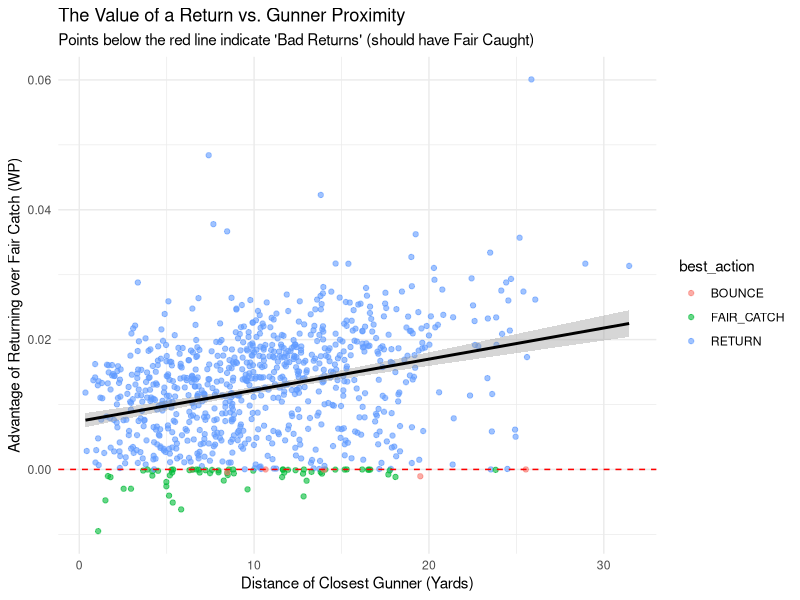

Recreate this plot in R.
library(tidyverse)

# Load the decision model results
results <- read_csv("Decision Model Analysis/punt_decision_expected_wp.csv")

# Overall Strategy Distribution
# How often does the model recommend each action?
strategy_summary <- results %>%
  count(best_action) %>%
  mutate(pct = n / sum(n) * 100)

print("Recommendation Distribution:")
print(strategy_summary)

# Decision Quality Metric
# Since these were all NON-Fair Catches, how often was that correct?
correct_decision_pct <- mean(results$best_action != "FAIR_CATCH") * 100
message(paste0("Decision Accuracy: ", round(correct_decision_pct, 1), 
               "% of these non-fair catches were mathematically sound."))


# Top 5 Smartest Return Teams
# (Highest average advantage gained over a fair catch)
team_rankings <- results %>%
  group_by(return_team) %>%
  summarise(
    plays = n(),
    avg_edge = mean(adv_return_vs_fc),
    total_wpa_added = sum(adv_return_vs_fc)
  ) %>%
  filter(plays > 5) %>% # Filter for sample size
  arrange(desc(avg_edge))

print("Top 5 Most Efficient Return Teams:")
print(head(team_rankings, 5))


# Visualizing the "Danger Zone"
# This plot shows how Gunner Distance affects the value of a return
ggplot(results, aes(x = closest_gunner_dist, y = adv_return_vs_fc)) +
  geom_point(aes(color = best_action), alpha = 0.6) +
  geom_hline(yintercept = 0, linetype = "dashed", color = "red") +
  geom_smooth(method = "lm", color = "black") +
  labs(
    title = "The Value of a Return vs. Gunner Proximity",
    subtitle = "Points below the red line indicate 'Bad Returns' (should have Fair Caught)",
    x = "Distance of Closest Gunner (Yards)",
    y = "Advantage of Returning over Fair Catch (WP)"
  ) +
  theme_minimal()
